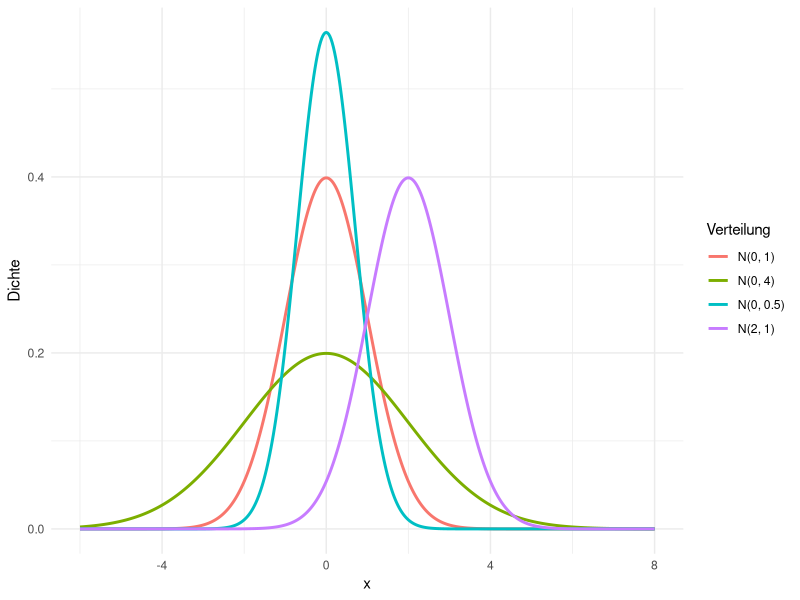
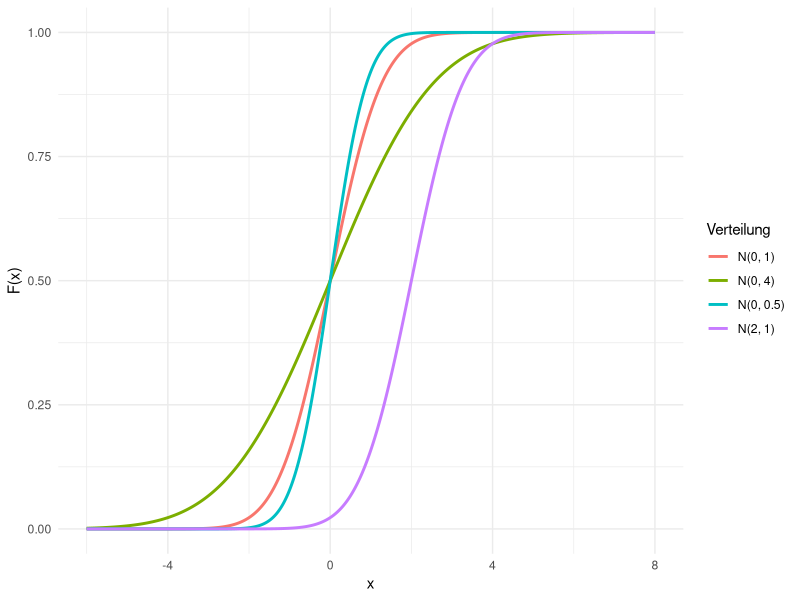
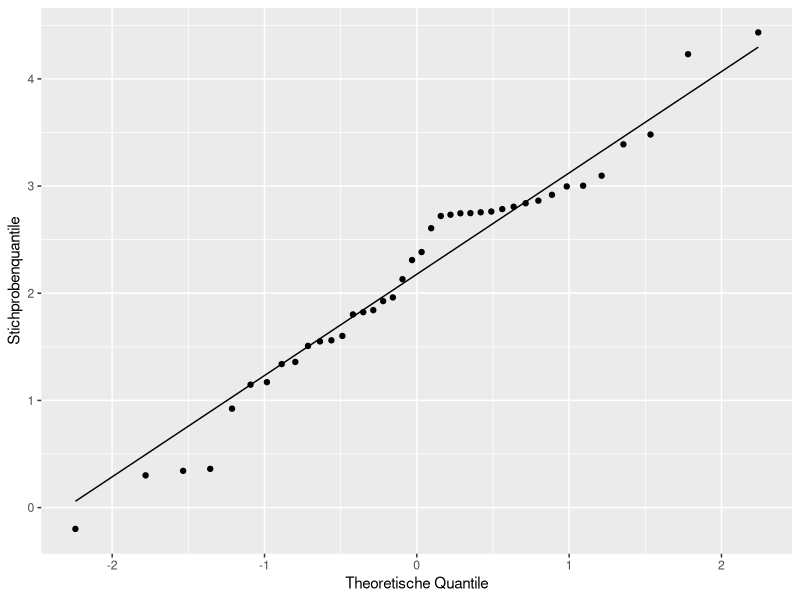
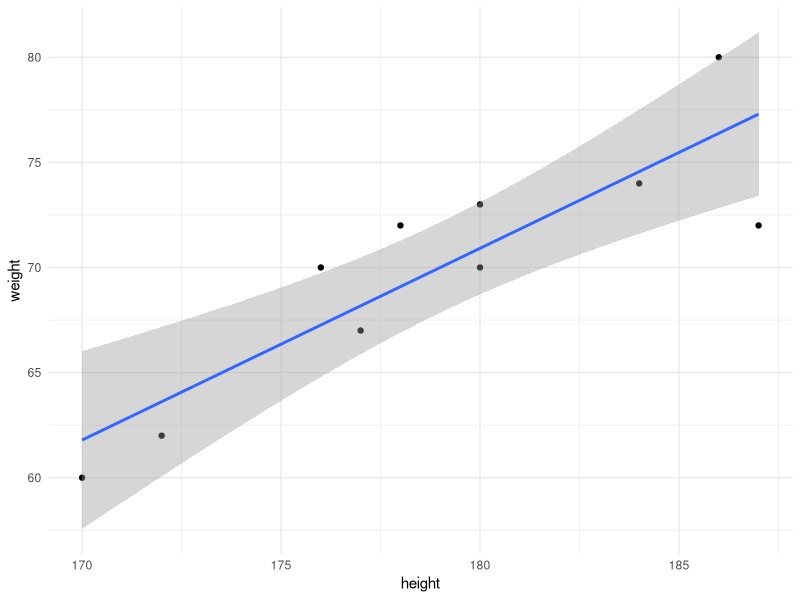

Here is the R script that generated these plots, in order:
## ---- chunk 1
#| execute: true


res <- binom.test(9, 16, p = 0.5)
res$p.value

## ---- chunk 2
#| execute: true

tab <- matrix(c(1, 49,
                11, 39),
              nrow = 2, byrow = TRUE,
              dimnames = list(Gruppe = c("non-smoker", "smoker"),
                              Ergebnis = c("cancer", "no cancer")))



chisq.test(tab, correct = FALSE)
## ---- chunk 3
#| execute: true

tab1 <- matrix(c(23, 7,
                29, 24),
              nrow = 2, byrow = TRUE,
              dimnames = list(Gruppe = c("conservative", "novel"),
                              Ergebnis = c("yes", "no")))

tab2 <- matrix(c(6, 29,
                15, 19),
              nrow = 2, byrow = TRUE,
              dimnames = list(Gruppe = c("conservative", "novel"),
                              Ergebnis = c("yes", "no")))


chisq.test(tab1, correct = FALSE)
chisq.test(tab2, correct = FALSE)
## ---- chunk 4

Qmh <- ((23-30*(52/83))+(6-35*(21/69)))^2 /( (30*52*53*31)/((83^2)*(83-1)) + (35*21*34*48)/((69^2)*(69-1)))

Qmh

## ---- chunk 5
tab_strata <- array(
  c(23, 29, 7, 24,    # Stratum 1 (column-wise: a, c, b, d)
    6, 15, 29, 19),   # Stratum 2
  dim = c(2, 2, 2),
  dimnames = list(Gruppe   = c("conservative", "novel"),
                  Ergebnis = c("yes", "no"),
                  Stratum  = c("female", "male"))
)

mantelhaen.test(tab_strata, correct = FALSE)
## ---- chunk 6
#| echo: false
#| output: true


library(ggplot2)

params <- data.frame(
  mu = c(0, 0, 0, 2),
  sigma2 = c(1, 4, 0.5, 1)
)
params$label <- factor(sprintf("N(%g, %g)", params$mu, params$sigma2),
                       levels = sprintf("N(%g, %g)", params$mu, params$sigma2))

x <- seq(-6, 8, length.out = 500)
dens <- do.call(rbind, lapply(seq_len(nrow(params)), function(i) {
  data.frame(x = x,
             density = dnorm(x, params$mu[i], sqrt(params$sigma2[i])),
             label = params$label[i])
}))

ggplot(dens, aes(x, density, color = label)) +
  geom_line(linewidth = 1) +
  labs(x = "x", y = "Dichte", color = "Verteilung") +
  theme_minimal()
## ---- chunk 7
#| echo: false
#| output: true


cdf <- do.call(rbind, lapply(seq_len(nrow(params)), function(i) {
  data.frame(x = x,
             cdf = pnorm(x, params$mu[i], sqrt(params$sigma2[i])),
             label = params$label[i])
}))

ggplot(cdf, aes(x, cdf, color = label)) +
  geom_line(linewidth = 1) +
  labs(x = "x", y = "F(x)", color = "Verteilung") +
  theme_minimal()
## ---- chunk 8
pnorm(7, mean = 6.01, sd = 1.24, lower.tail = FALSE)
## ---- chunk 9
qnorm(0.95, mean = 6.01, sd = 1.24)
## ---- chunk 10
qnorm(c(0.05, 0.95), mean = 6.01, sd = 1.24)
## ---- chunk 11
5*0.05
20*0.05
## ---- chunk 12
5*0.05*(1-0.05)
20*0.05*(1-0.05)
## ---- chunk 13
sim<- rnorm(40,2,1)

set.seed(4817)
samp <- data.frame(y = sim)

ggplot(samp, aes(sample = y)) +
  stat_qq() +
  stat_qq_line() +
  labs(x = "Theoretische Quantile", y = "Stichprobenquantile")
## ---- chunk 14
#| label: create-df
#| echo: true
#| output: false

library(tidyverse)
data <- tibble(
    height = c(187, 170, 180, 184, 178, 180, 172, 176, 186, 177),
    weight = c(72, 60, 73, 74, 72, 70, 62, 70, 80, 67)
)
data
## ---- chunk 15
#| label: plot-data
#| echo: true
#| output: true

library(ggplot2)

ggplot(data, aes(x = height, y = weight)) +
  geom_point() +
  geom_smooth(method = "lm") +
  theme_minimal()
## ---- chunk 16
#| label: test-pearson
#| echo: true
#| output: true


# Nur der Koeffizient r
cor(data$height, data$weight)

# Test auf H0: rho = 0, mit 95%-Konfidenzintervall
cor.test(data$height, data$weight)
## ---- chunk 17
#| label: height-weight-lm
#| echo: true
#| output: true

fit <- lm(weight ~ height, data)
fit

broom::glance(fit)

## ---- chunk 18
a <- 68
b <- 25
c <- 17
d <- 40

RR <- (a/(a+b))/(c/(c+d))
RR

SE_ln_RR <- sqrt((1/a)-(1/(a+b))+(1/c)-(1/(c+d)))
SE_ln_RR

KI_ln_RR_upper <- log(RR) + 1.96*SE_ln_RR
KI_ln_RR_upper

KI_ln_RR_lower <- log(RR) - 1.96*SE_ln_RR
KI_ln_RR_lower

KI_RR_upper <- exp(KI_ln_RR_upper)
KI_RR_upper

KI_RR_lower <- exp(KI_ln_RR_lower)
KI_RR_lower

## ---- chunk 19
beta <- 0.084
SE <- 0.023

OR <- exp(beta)
OR

KI_ln_OR_upper <- log(OR) + 1.96 * SE
KI_ln_OR_lower <- log(OR) - 1.96 * SE

KI_OR_upper <- exp(KI_ln_OR_upper)
KI_OR_lower <- exp(KI_ln_OR_lower)

KI_OR_upper
KI_OR_lower
